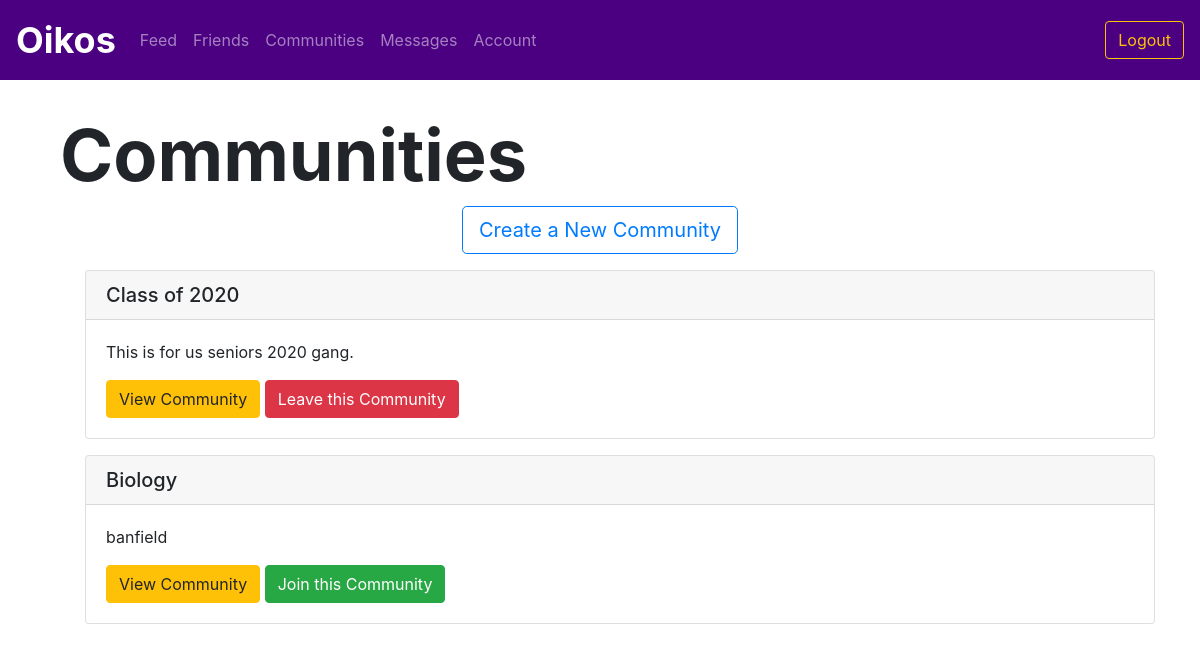
Page /communities (signed in) on the earlier database version.
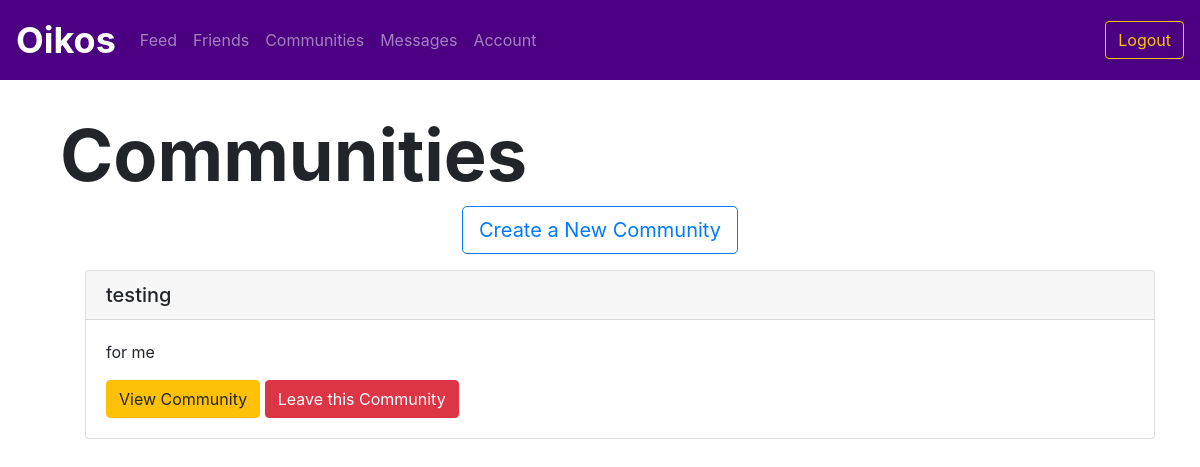
Same page on the later database version.
### utl/models.py (models this page shows)
class Community(db.Model):
    communityID = db.Column(db.Integer, primary_key=True)
    name = db.Column(db.Text, nullable=False)
    description = db.Column(db.Text, nullable=False)

### app.py (the view)
@app.route("/communities")
@login_required
def communities():
    community_data = communitiesfunctions.getAllCommunities()
    communities = {}
    for community in community_data:
        if communitiesfunctions.inCommunity(session['userID'], community.communityID):
            communities[community] = True
        else:
            communities[community] = False
    return render_template("communities.html", communities=communities)

### app.py (called while the page is built)
def login_required(f):
    @wraps(f)
    def decorated_function(*args, **kwargs):
        if "userID" not in session:
            return redirect(url_for('login'))
        return f(*args, **kwargs)
    return decorated_function

### utl/communities.py (called while the page is built)
def getAllCommunities():
    communities = Community.query.all()
    return communities

def inCommunity(userID, communityID):
    member = Member.query.filter_by(userID=userID, communityID=communityID).first()
    if member == None:
        return False
    return True

### templates/communities.html (shortened to what this page needs)
{% extends "logbase.html" %}
{% block body %}
<div class="content">
     <h1 class="display-3" style="font-weight: 700; padding-left: 5vw; padding-top: 5vh;">Communities</h1>
</div>
<div
class="container">
<div class="text-center">
    <button type="button" class="btn btn-lg btn-outline-primary" data-toggle="modal" data-target="#newCommunityModal">
        Create a New Community
    </button>
</div>
</div>
<div class="container">
    <ul>
        {% for community in communities %}
        <div class="card my-3">
            <h5 class="card-header">{{ community.name }}</h5>
            <div class="card-body">
                <p>{{ community.description }}</p>
                <a href="/community/{{ community.communityID }}" class="btn btn-warning">View Community</a>
                {% if communities[community] %}
                <a href="/leavecommunity/{{ community.communityID }}" class="btn btn-danger">Leave this Community</a>
                {% else %}
                <a href="/joincommunity/{{ community.communityID }}" class="btn btn-success">Join this Community</a>
                {% endif %}
            </div>
        </div>
        {% endfor %}
    </ul>
</div>
{% endblock %}

Differences in the rows shown:
removed Community: name "Class of 2020", description "This is for us seniors 2020 gang."
removed Community: name "Biology", description "banfield"
added Community: name "testing", description "for me"
